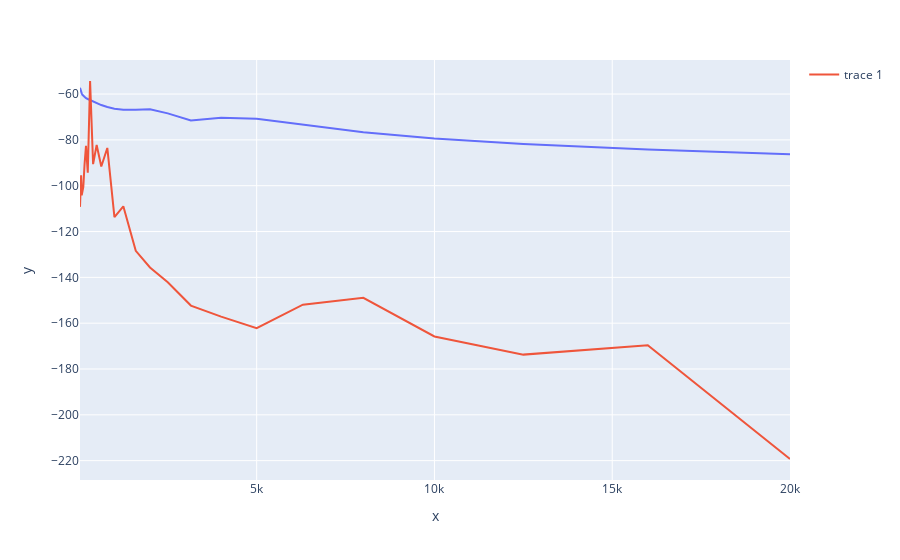

The cell this chart's notebook holds for it:
### Code cell
fig = px.line(x=df['Freq'], y=10 * np.log10(f))
fig.add_scatter(x=df['Freq'], y=10* np.log10(np.array(res3) / (4e-10)))

### Figure 1 — Plotly figure (JSON) as saved in the notebook; plotly's stock layout.template omitted (floating-point values rounded to 4 significant figures)
{"data": [{"hovertemplate": "x=%{x}<br>y=%{y}<extra></extra>", "legendgroup": "", "line": {"color": "#636efa", "dash": "solid"}, "mode": "lines", "name": "", "orientation": "v", "showlegend": false, "type": "scatter", "x": [31.5, 40, 50, 63, 80, 100, 125, 160, 200, 250, 315, 400, 500, 630, 800, 1000, 1250, 1600, 2000, 2500, 3150, 4000, 5000, 6300, 8000, 10000, 12500, 16000, 20000], "xaxis": "x", "y": [-57.26, -57.87, -58.55, -59.15, -59.69, -60.32, -60.79, -61.26, -61.78, -62.16, -62.63, -63.24, -64.0, -64.8, -65.63, -66.36, -66.84, -66.88, -66.6, -68.44, -71.53, -70.38, -70.77, -73.44, -76.71, -79.42, -81.82, -84.21, -86.26], "yaxis": "y"}, {"type": "scatter", "x": [31.5, 40, 50, 63, 80, 100, 125, 160, 200, 250, 315, 400, 500, 630, 800, 1000, 1250, 1600, 2000, 2500, 3150, 4000, 5000, 6300, 8000, 10000, 12500, 16000, 20000], "y": [-109.2, -106.5, -104.0, -95.47, -104.2, -102.9, -100.5, -90.56, -82.59, -94.3, -54.3, -90.57, -82.24, -91.63, -83.51, -113.7, -109.0, -128.4, -135.7, -142.1, -152.3, -157.1, -162.1, -151.9, -148.9, -165.8, -173.7, -169.6, -219.3]}], "layout": {"legend": {"tracegroupgap": 0}, "margin": {"t": 60}, "xaxis": {"anchor": "y", "domain": [0, 1], "title": {"text": "x"}}, "yaxis": {"anchor": "x", "domain": [0, 1], "title": {"text": "y"}}}}
